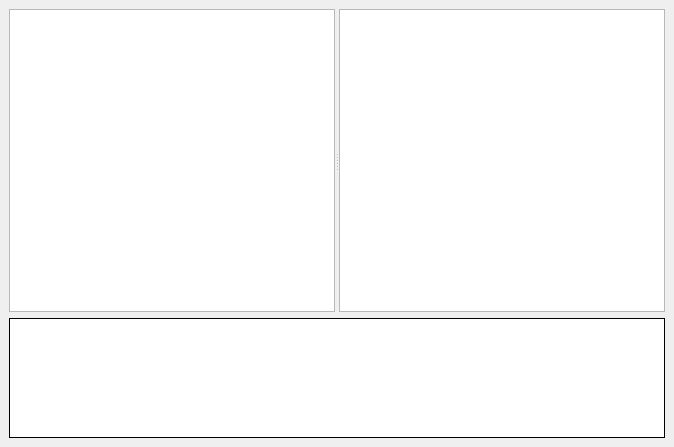
<?xml version="1.0" encoding="UTF-8"?>
<ui version="4.0">
 <class>ControlPointWindow</class>
 <widget class="QMainWindow" name="ControlPointWindow">
  <property name="geometry">
   <rect>
    <x>0</x>
    <y>0</y>
    <width>674</width>
    <height>447</height>
   </rect>
  </property>
  <property name="windowTitle">
   <string>Testing AV Control Point</string>
  </property>
  <widget class="QWidget" name="centralwidget">
   <property name="sizePolicy">
    <sizepolicy hsizetype="Expanding" vsizetype="Expanding">
     <horstretch>0</horstretch>
     <verstretch>0</verstretch>
    </sizepolicy>
   </property>
   <layout class="QVBoxLayout" name="verticalLayout">
    <item>
     <widget class="QSplitter" name="splitter">
      <property name="sizePolicy">
       <sizepolicy hsizetype="Expanding" vsizetype="Expanding">
        <horstretch>0</horstretch>
        <verstretch>0</verstretch>
       </sizepolicy>
      </property>
      <property name="orientation">
       <enum>Qt::Horizontal</enum>
      </property>
      <widget class="QTreeView" name="navigatorTreeView"/>
      <widget class="QTableView" name="dataTableView">
       <property name="alternatingRowColors">
        <bool>true</bool>
       </property>
       <attribute name="horizontalHeaderStretchLastSection">
        <bool>true</bool>
       </attribute>
       <attribute name="verticalHeaderStretchLastSection">
        <bool>false</bool>
       </attribute>
      </widget>
     </widget>
    </item>
    <item>
     <widget class="QWidget" name="widget" native="true">
      <property name="sizePolicy">
       <sizepolicy hsizetype="Preferred" vsizetype="Preferred">
        <horstretch>0</horstretch>
        <verstretch>0</verstretch>
       </sizepolicy>
      </property>
      <property name="maximumSize">
       <size>
        <width>16777215</width>
        <height>120</height>
       </size>
      </property>
      <layout class="QVBoxLayout" name="verticalLayout_2">
       <property name="spacing">
        <number>0</number>
       </property>
       <property name="margin">
        <number>0</number>
       </property>
       <item>
        <widget class="QTextBrowser" name="status">
         <property name="frameShape">
          <enum>QFrame::Box</enum>
         </property>
         <property name="frameShadow">
          <enum>QFrame::Plain</enum>
         </property>
        </widget>
       </item>
      </layout>
     </widget>
    </item>
   </layout>
  </widget>
 </widget>
 <resources/>
 <connections/>
</ui>
